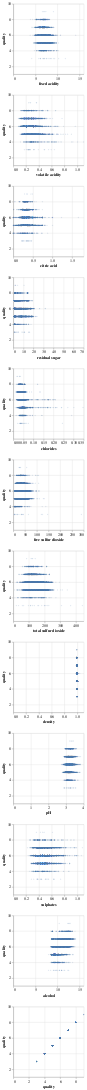

The notebook cell saved with this chart:
### Code cell
(alt.Chart(df)
 .mark_point(size=2, opacity=0.2).encode(
     alt.X(alt.repeat('row'), type='quantitative'),
     alt.Y('quality', type='quantitative', scale=alt.Scale(domain=(1, 10))))
 .properties(width=200, height=200)
 .repeat(row=rows))

### Figure 1 — Vega-Lite specification as saved in the notebook (floating-point values rounded to 4 significant figures; data arrays with more than 128 entries replaced by an {"elided": "..."} marker saying what was removed)
{"config": {"view": {"continuousWidth": 400, "continuousHeight": 300}}, "repeat": {"row": ["fixed acidity", "volatile acidity", "citric acid", "residual sugar", "chlorides", "free sulfur dioxide", "total sulfur dioxide", "density", "pH", "sulphates", "alcohol", "quality"]}, "spec": {"data": {"name": "data-d27fab7ce8d52fc106bebbf82c949e24"}, "mark": {"type": "point", "opacity": 0.2, "size": 2}, "encoding": {"x": {"type": "quantitative", "field": {"repeat": "row"}}, "y": {"type": "quantitative", "field": "quality", "scale": {"domain": [1, 10]}}}, "height": 200, "width": 200}, "$schema": "https://vega.github.io/schema/vega-lite/v4.8.1.json", "datasets": {"data-d27fab7ce8d52fc106bebbf82c949e24": {"elided": "4898 records"}}}
